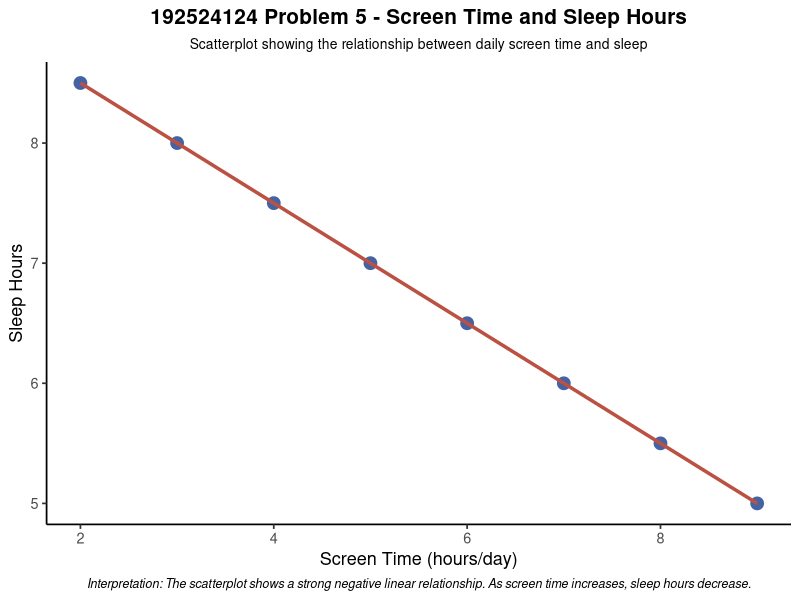

Here is the R script that generated this plot:
# Problem 5 - Scatterplot

library(ggplot2)

screen_data <- data.frame(
  Screen_Time = c(2, 3, 4, 5, 6, 7, 8, 9),
  Sleep_Hours = c(8.5, 8, 7.5, 7, 6.5, 6, 5.5, 5)
)

ggplot(
  screen_data,
  aes(
    x = Screen_Time,
    y = Sleep_Hours
  )
) +
  geom_point(
    size = 4,
    color = "#4563A3"
  ) +
  geom_smooth(
    method = "lm",
    se = FALSE,
    color = "#BA5142",
    linewidth = 1.2
  ) +
  labs(
    title = "192524124 Problem 5 - Screen Time and Sleep Hours",
    subtitle = "Scatterplot showing the relationship between daily screen time and sleep",
    x = "Screen Time (hours/day)",
    y = "Sleep Hours",
    caption = "Interpretation: The scatterplot shows a strong negative linear relationship. As screen time increases, sleep hours decrease."
  ) +
  theme_classic(base_size = 13) +
  theme(
    plot.title = element_text(
      hjust = 0.5,
      face = "bold",
      size = 15
    ),
    plot.subtitle = element_text(
      hjust = 0.5,
      size = 10
    ),
    plot.caption = element_text(
      hjust = 0.5,
      size = 9,
      face = "italic"
    )
  )
